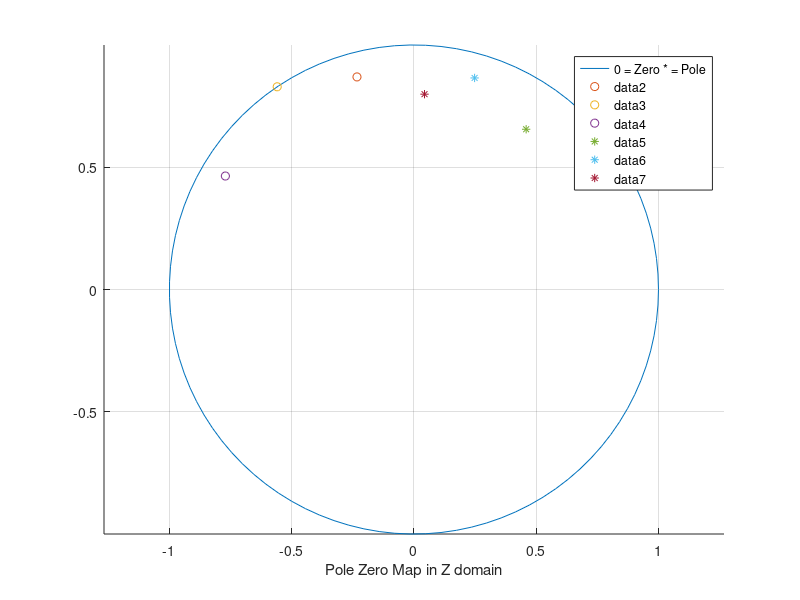

The MATLAB script that drew this image:
%% Deuternaopia Combined Filter Analysis
% This analysis is based on assuming the filter characteristics to be
% ideal. This is not true in the real world scenario. The graph will have
% infinite number of poles and infinite number of zeros to get the ideal
% characteristics

%% Clearing previous values

clear all
clc


%% For Expanded Transfer function

disp ('Expanded Transfer Functions');
 num = [1 1+i];
 den = [1 1];
 n_roots = roots(num);
 d_roots = roots(den);


%% Zeros of the transfer functions

n_roots = [0.9*cos(105*pi/180)+i*0.9*sin(105*pi/180) cos(124*pi/180)+i*sin(124*pi/180) 0.9*cos(148.96*pi/180)+i*0.9*sin(148.96*pi/180)]


%% Poles of the transfer functions

d_roots = [ 0.8*cos(55*pi/180)+i*0.8*sin(55*pi/180) 0.9*cos(74*pi/180)+i*0.9*sin(74*pi/180) 0.8*cos(86.9*pi/180)+i*0.8*sin(86.9*pi/180)]


%% Commented for complex analysis
%

% [loop1, ~] = size(n_roots);
% [loop2, ~] = size(d_roots);
% 
% for i = 1:loop1
% 
% a = real(n_roots(i));
% b = imag(n_roots(i));
% 
% r = sqrt(a^2 + b^2);
% 
% theta = atan(b/a);
% 
% zeros_mag(i) = r;
% zeros_angle(i) = theta;
% 
% end
% 
% for j = 1:loop2
% 
% c = real(n_roots(j));
% d = imag(n_roots(j));
% 
% r = sqrt(c^2 + d^2);
% 
% theta = atan(d/c);
% 
% poles_mag(j) = r;
% poles_angle(j) = theta;
% end

%% Plotting PZ map in Z domain

r = 1;
xc = 0;
yc = 0;
grid on
hold on
theta = linspace(0,2*pi);
xlabel('Pole Zero Map in Z domain')
x = r*cos(theta) + xc;
y = r*sin(theta) + yc;
plot(x,y)
legend('boxon')
legend('0 = Zero * = Pole');

[l1, m1] = size(n_roots);

[l2, m2] = size(d_roots);

for i=1:m1
    
    disp('KTB')
    
plot(real(n_roots(i)),imag(n_roots(i)),'o');

end




for i=1:m2
    
plot(real(d_roots(i)),imag(d_roots(i)),'*');

end

axis equal

%% For phase and magnitude plot

equity = 0;

equity_num = 0;
equity_den = 0;

%syms z;

w = 1:180;

x = cos((w*pi)/180) + i*sin((w*pi)/180);

z  = x;


for k = 1:(l1)
%disp('KTB');
equity_num = equity_num + z.^k * num(l1 - k + 1);

end

equity_num = equity_num + num(l1+1);


for m = 1:(l2)

equity_den = equity_den + z.^m * den(l2 - m + 1);

end


equity_den = equity_den + den(l2+1);


equity = equity_num / equity_den;



